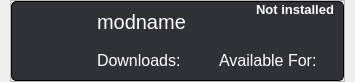
             <widget class="QWidget" name="scrollAreaWidgetContents_7">
              <property name="geometry">
               <rect>
                <x>0</x>
                <y>0</y>
                <width>355</width>
                <height>80</height>
               </rect>
              </property>
              <layout class="QGridLayout" name="gridLayout_15">
               <property name="leftMargin">
                <number>10</number>
               </property>
               <property name="topMargin">
                <number>0</number>
               </property>
               <property name="rightMargin">
                <number>10</number>
               </property>
               <property name="bottomMargin">
                <number>0</number>
               </property>
               <property name="spacing">
                <number>0</number>
               </property>
               <item row="0" column="0" alignment="Qt::AlignTop">
                <widget class="QFrame" name="modListFrame">
                 <property name="frameShape">
                  <enum>QFrame::StyledPanel</enum>
                 </property>
                 <property name="frameShadow">
                  <enum>QFrame::Raised</enum>
                 </property>
                 <layout class="QVBoxLayout" name="modListLayout">
                  <property name="spacing">
                   <number>10</number>
                  </property>
                  <property name="leftMargin">
                   <number>0</number>
                  </property>
                  <property name="topMargin">
                   <number>0</number>
                  </property>
                  <property name="rightMargin">
                   <number>0</number>
                  </property>
                  <property name="bottomMargin">
                   <number>0</number>
                  </property>
                  <item>
                   <widget class="QFrame" name="mod_9">
                    <property name="minimumSize">
                     <size>
                      <width>0</width>
                      <height>80</height>
                     </size>
                    </property>
                    <property name="maximumSize">
                     <size>
                      <width>16777215</width>
                      <height>80</height>
                     </size>
                    </property>
                    <property name="cursor">
                     <cursorShape>PointingHandCursor</cursorShape>
                    </property>
                    <property name="toolTip">
                     <string/>
                    </property>
                    <property name="styleSheet">
                     <string notr="true">border-radius:5px;
background-color:rgb(47, 49, 54);
border:1px solid black;
color:white;
font:12pt;</string>
                    </property>
                    <property name="frameShape">
                     <enum>QFrame::StyledPanel</enum>
                    </property>
                    <property name="frameShadow">
                     <enum>QFrame::Raised</enum>
                    </property>
                    <layout class="QHBoxLayout" name="horizontalLayout_49">
                     <property name="leftMargin">
                      <number>10</number>
                     </property>
                     <property name="topMargin">
                      <number>0</number>
                     </property>
                     <property name="rightMargin">
                      <number>0</number>
                     </property>
                     <property name="bottomMargin">
                      <number>0</number>
                     </property>
                     <item>
                      <widget class="QPushButton" name="modIcon_9">
                       <property name="sizePolicy">
                        <sizepolicy hsizetype="Preferred" vsizetype="Preferred">
                         <horstretch>0</horstretch>
                         <verstretch>0</verstretch>
                        </sizepolicy>
                       </property>
                       <property name="minimumSize">
                        <size>
                         <width>60</width>
                         <height>60</height>
                        </size>
                       </property>
                       <property name="maximumSize">
                        <size>
                         <width>60</width>
                         <height>16777215</height>
                        </size>
                       </property>
                       <property name="cursor">
                        <cursorShape>ArrowCursor</cursorShape>
                       </property>
                       <property name="styleSheet">
                        <string notr="true">background-color:none;
border-radius:10px;
border:none;
outline:none;</string>
                       </property>
                       <property name="text">
                        <string/>
                       </property>
                       <property name="icon">
                        <iconset>
                         <normaloff>../../../../../../Pictures/Saved Pictures/637298471098686391.png</normaloff>../../../../../../Pictures/Saved Pictures/637298471098686391.png</iconset>
                       </property>
                       <property name="iconSize">
                        <size>
                         <width>60</width>
                         <height>60</height>
                        </size>
                       </property>
                      </widget>
                     </item>
                     <item>
                      <widget class="QFrame" name="infoFrame_9">
                       <property name="styleSheet">
                        <string notr="true">border:none;</string>
                       </property>
                       <property name="frameShape">
                        <enum>QFrame::StyledPanel</enum>
                       </property>
                       <property name="frameShadow">
                        <enum>QFrame::Raised</enum>
                       </property>
                       <layout class="QVBoxLayout" name="verticalLayout_50">
                        <property name="spacing">
                         <number>0</number>
                        </property>
                        <property name="leftMargin">
                         <number>0</number>
                        </property>
                        <property name="topMargin">
                         <number>0</number>
                        </property>
                        <property name="rightMargin">
                         <number>0</number>
                        </property>
                        <property name="bottomMargin">
                         <number>0</number>
                        </property>
                        <item>
                         <widget class="QFrame" name="frame_65">
                          <property name="frameShape">
                           <enum>QFrame::StyledPanel</enum>
                          </property>
                          <property name="frameShadow">
                           <enum>QFrame::Raised</enum>
                          </property>
                          <layout class="QHBoxLayout" name="horizontalLayout_50">
                           <property name="topMargin">
                            <number>0</number>
                           </property>
                           <property name="bottomMargin">
                            <number>0</number>
                           </property>
                           <item alignment="Qt::AlignLeft">
                            <widget class="QLabel" name="modName_9">
                             <property name="styleSheet">
                              <string notr="true">border:none;
background-color:none;
outline:none;
font:15pt;</string>
                             </property>
                             <property name="text">
                              <string>modname</string>
                             </property>
                            </widget>
                           </item>
                           <item alignment="Qt::AlignRight|Qt::AlignTop">
                            <widget class="QLabel" name="modStatus_9">
                             <property name="layoutDirection">
                              <enum>Qt::LeftToRight</enum>
                             </property>
                             <property name="styleSheet">
                              <string notr="true">border:none;
background-color:none;
outline:none;
font:10pt;
font-weight: bold;</string>
                             </property>
                             <property name="text">
                              <string>Not installed</string>
                             </property>
                             <property name="alignment">
                              <set>Qt::AlignRight|Qt::AlignTrailing|Qt::AlignVCenter</set>
                             </property>
                            </widget>
                           </item>
                          </layout>
                         </widget>
                        </item>
                        <item>
                         <widget class="QFrame" name="frame_66">
                          <property name="frameShape">
                           <enum>QFrame::StyledPanel</enum>
                          </property>
                          <property name="frameShadow">
                           <enum>QFrame::Raised</enum>
                          </property>
                          <layout class="QHBoxLayout" name="horizontalLayout_51">
                           <property name="topMargin">
                            <number>0</number>
                           </property>
                           <property name="bottomMargin">
                            <number>0</number>
                           </property>
                           <item>
                            <widget class="QLabel" name="modDownloaded_9">
                             <property name="styleSheet">
                              <string notr="true">border:none;
background-color:none;
outline:none;
font:12pt;</string>
                             </property>
                             <property name="text">
                              <string>Downloads:</string>
                             </property>
                            </widget>
                           </item>
                           <item>
                            <widget class="QLabel" name="modAvailable_9">
                             <property name="styleSheet">
                              <string notr="true">border:none;
background-color:none;
outline:none;
font:12pt;</string>
                             </property>
                             <property name="text">
                              <string>Available For:</string>
                             </property>
                             <property name="alignment">
                              <set>Qt::AlignLeading|Qt::AlignLeft|Qt::AlignVCenter</set>
                             </property>
                            </widget>
                           </item>
                          </layout>
                         </widget>
                        </item>
                       </layout>
                      </widget>
                     </item>
                    </layout>
                   </widget>
                  </item>
                 </layout>
                </widget>
               </item>
              </layout>
             </widget>
